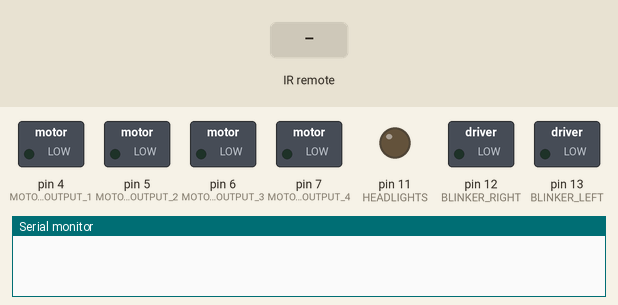
This sketch was run on a simulated Arduino Uno, built with avr-gcc and run on an emulated ATmega328P. Parts: switched loads named in the sketch (green lamp = pin HIGH), output pins drawn as LEDs (lit = HIGH), the last lines printed to the serial monitor. Dashed ring = blinking. The inputs (shaded band) are chosen by the test bench.

Above: at 1.2 s.
1.3 s: infrared code 0xFD10EF received
At 1.6 s:
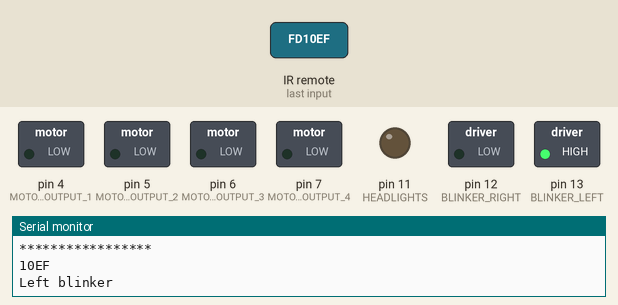
4.3 s: infrared code 0xFD807F received
At 6.7 s:
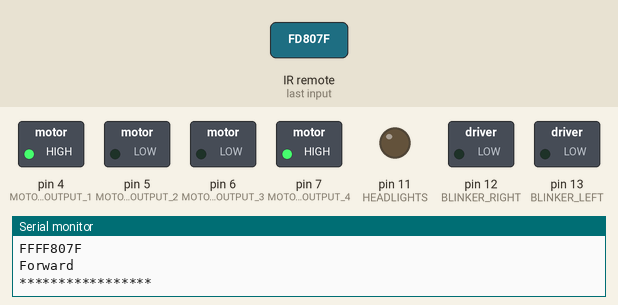
7.3 s: infrared code 0xFD20DF received
At 8.5 s:
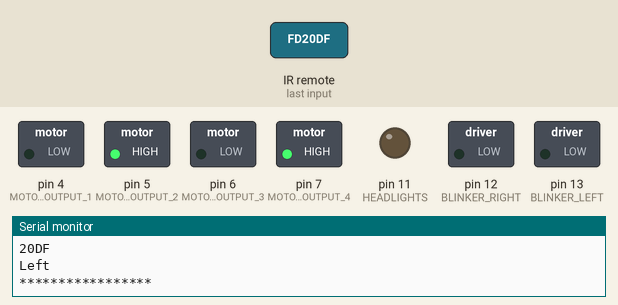
8.8 s: infrared code 0xFD609F received
At 9.7 s:
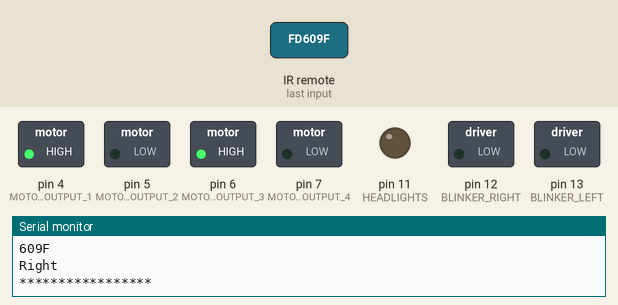
10.3 s: infrared code 0xFD906F received
At 10.9 s:
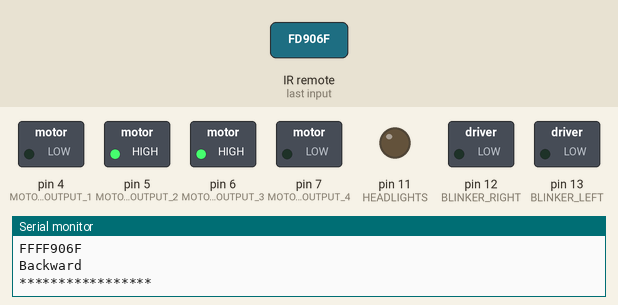
11.8 s: infrared code 0xFD30CF received
At 13.2 s:
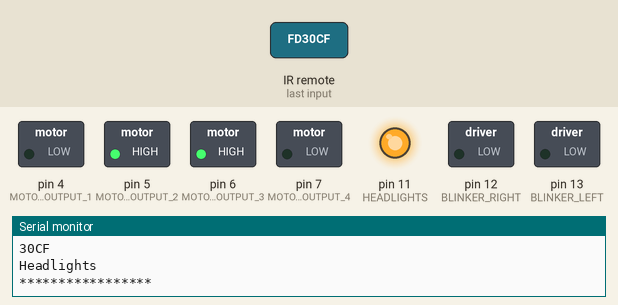
Timing chart, 0 to 14.3 s (numbered marks = the images above; inputs shaded):
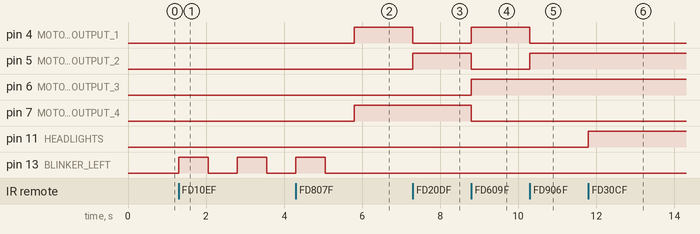

Measured:
- after the input at 1.3 s, pin 13 (BLINKER_LEFT): alternates HIGH for 0.75 s and LOW for 0.75 s, starting at once
- after the input at 4.3 s, pin 4 (MOTOR_OUTPUT_1), pin 7 (MOTOR_OUTPUT_4): LOW → HIGH after 1.5 s
- after the input at 7.3 s, pin 4 (MOTOR_OUTPUT_1): HIGH → LOW at once; pin 5 (MOTOR_OUTPUT_2): LOW → HIGH at once
- after the input at 8.8 s, pin 4 (MOTOR_OUTPUT_1), pin 6 (MOTOR_OUTPUT_3): LOW → HIGH at once; pin 5 (MOTOR_OUTPUT_2), pin 7 (MOTOR_OUTPUT_4): HIGH → LOW at once
- after the input at 10.3 s, pin 4 (MOTOR_OUTPUT_1): HIGH → LOW at once; pin 5 (MOTOR_OUTPUT_2): LOW → HIGH at once
- after the input at 11.8 s, pin 11 (HEADLIGHTS): LOW → HIGH at once

The sketch:

ir-car-1.ino
```cpp
#include <IRremote.h> //Include the header for IR remote

//Pins
#define RECV_PIN 2 //IR sensor
#define MOTOR_OUTPUT_1 4
#define MOTOR_OUTPUT_2 5
#define MOTOR_OUTPUT_3 6
#define MOTOR_OUTPUT_4 7
#define BLINKER_RIGHT 12
#define BLINKER_LEFT 13
#define HEADLIGHTS 11

IRrecv irrecv(RECV_PIN);
decode_results results;      //Somewhere to store the IR signal results
bool headlightsFlag = false; //To store the state of the headlights. False = off.

//Signal to motor driver for forward direction
void forward()
{
  digitalWrite(MOTOR_OUTPUT_1, HIGH);
  digitalWrite(MOTOR_OUTPUT_2, LOW);
  digitalWrite(MOTOR_OUTPUT_3, LOW);
  digitalWrite(MOTOR_OUTPUT_4, HIGH);
}

//Signal to motor driver for turning left
void left()
{
  digitalWrite(MOTOR_OUTPUT_1, LOW);
  digitalWrite(MOTOR_OUTPUT_2, HIGH);
  digitalWrite(MOTOR_OUTPUT_3, LOW);
  digitalWrite(MOTOR_OUTPUT_4, HIGH);
}

//Signal to motor driver for turning right
void right()
{
  digitalWrite(MOTOR_OUTPUT_1, HIGH);
  digitalWrite(MOTOR_OUTPUT_2, LOW);
  digitalWrite(MOTOR_OUTPUT_3, HIGH);
  digitalWrite(MOTOR_OUTPUT_4, LOW);
}

//Signal to motor driver for backward direction
void backward()
{
  digitalWrite(MOTOR_OUTPUT_1, LOW);
  digitalWrite(MOTOR_OUTPUT_2, HIGH);
  digitalWrite(MOTOR_OUTPUT_3, HIGH);
  digitalWrite(MOTOR_OUTPUT_4, LOW);
}

//Signal to motor driver for stopping
void stop()
{
  digitalWrite(MOTOR_OUTPUT_1, LOW);
  digitalWrite(MOTOR_OUTPUT_2, LOW);
  digitalWrite(MOTOR_OUTPUT_3, LOW);
  digitalWrite(MOTOR_OUTPUT_4, LOW);
}

//Turn LED on and off
void blinker(int pin)
{
  int i = 1;
  while (i <= 3)
  {
    digitalWrite(pin, HIGH);
    delay(750);
    digitalWrite(pin, LOW);
    delay(750);
    i++;
  }
}

//Turn on/off headlights
void headlights()
{
  headlightsFlag = !headlightsFlag;
  if (headlightsFlag)
    digitalWrite(HEADLIGHTS, HIGH);
  else
    digitalWrite(HEADLIGHTS, LOW);
}

//Function to decode signal, print the result and take action
void decodeSignal()
{
  //Print hex signal to serial
  int value = results.value;
  Serial.println("*****************");
  Serial.println(value, HEX);

  //Determine which button is pressed
  //print and take action
  switch (value)
  {
  case 0xFD807F:
    Serial.println("Forward");
    forward();
    break;
  case 0xFD20DF:
    Serial.println("Left");
    left();
    break;
  case 0xFD609F:
    Serial.println("Right");
    right();
    break;
  case 0xFD906F:
    Serial.println("Backward");
    backward();
    break;
  case 0xFDA05F:
    Serial.println("Stop");
    stop();
    break;
  case 0xFD30CF:
    Serial.println("Headlights");
    headlights();
    break;
  case 0xFD10EF:
    Serial.println("Left blinker");
    blinker(BLINKER_LEFT);
    break;
  case 0xFD50AF:
    Serial.println("Right blinker");
    blinker(BLINKER_RIGHT);
    break;
  }

  Serial.println("*****************");
}

void setup()
{
  Serial.begin(9600);
  irrecv.enableIRIn();
  pinMode(MOTOR_OUTPUT_1, OUTPUT);
  pinMode(MOTOR_OUTPUT_2, OUTPUT);
  pinMode(MOTOR_OUTPUT_3, OUTPUT);
  pinMode(MOTOR_OUTPUT_4, OUTPUT);
  pinMode(BLINKER_RIGHT, OUTPUT);
  pinMode(BLINKER_LEFT, OUTPUT);
  pinMode(HEADLIGHTS, OUTPUT);
}

void loop()
{
  if (irrecv.decode(&results))
  {
    decodeSignal();
    irrecv.resume(); // Receive the next value
  }
}
```
